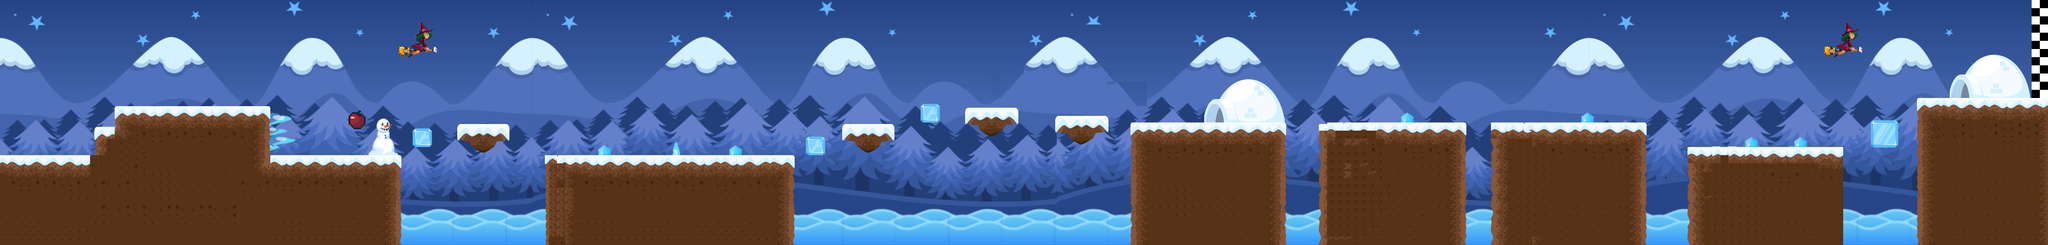

The image is a tile-based game level rendered from a .tmx file. Its description and source (layers, tilesets, objects; grid data summarised) follow:
An orthogonal 250x30 tile map with 16x16 px tiles, 4 tile layers (Background, Sea, Spikes, Ground), 6 tilesets and 54 objects.

<map version="1.4" tiledversion="1.4.3" orientation="orthogonal" renderorder="right-down" width="250" height="30" tilewidth="16" tileheight="16" infinite="0" nextlayerid="20" nextobjectid="347">
 <tileset firstgid="1" source="tilesets/u1jZnO.tsx" />
 <tileset firstgid="4201" source="tilesets/BG.tsx" />
 <tileset firstgid="5162" source="tilesets/Christmas.tsx" />
 <tileset firstgid="6667" source="tilesets/try.tsx" />
 <tileset firstgid="12827" source="tilesets/tileset.tsx" />
 <tileset firstgid="13987" name="d6t9hjj-c3db12c0-0e29-4b3b-a14b-5fcb16ed1e77" tilewidth="16" tileheight="16" tilecount="2160" columns="36">
  <image source="tilesets/d6t9hjj-c3db12c0-0e29-4b3b-a14b-5fcb16ed1e77.png" width="576" height="960" />
 </tileset>
 <layer id="12" name="Background" width="250" height="30" locked="1">
  <data>[7500 cells, 7500 non-empty, 1950 distinct tile ids]</data>
 </layer>
 <layer id="2" name="Sea" width="250" height="30">
  <data>[7500 cells, 860 non-empty, 215 distinct tile ids]</data>
 </layer>
 <layer id="6" name="Spikes" width="250" height="30">
  <data>[7500 cells, 332 non-empty, 206 distinct tile ids]</data>
 </layer>
 <layer id="3" name="Ground" width="250" height="30">
  <data>[7500 cells, 2722 non-empty, 170 distinct tile ids]</data>
 </layer>
 <objectgroup id="13" name="Boundiries">
  <object id="306" x="-1.33333" y="-8" width="6.66667" height="488" />
  <object id="307" x="4" y="4" width="3996" />
  <object id="308" x="4000" y="-5.33333" width="2.66667" height="204" />
 </objectgroup>
 <objectgroup id="7" name="Ground">
  <object id="280" x="4" y="302.333" width="221.333" height="177.667" />
  <object id="281" x="228.692" y="212.642" width="294.692" height="262.631" rotation="0.016634" />
  <object id="282" x="576.667" y="303.333" width="205.333" height="176" />
  <object id="284" x="886.667" y="237.333" width="110.666" height="64" />
  <object id="285" x="1065" y="302.667" width="487" height="176" />
  <object id="288" x="1646" y="242" width="102.666" height="61.3333" />
  <object id="289" x="1881.33" y="212.333" width="109.999" height="62.6667" />
  <object id="290" x="2061.33" y="223.333" width="102.666" height="62.6667" />
  <object id="291" x="2208.67" y="240" width="299.666" height="238.667" />
  <object id="293" x="2572" y="238" width="290" height="241.334" />
  <object id="295" x="2915.67" y="238.666" width="300" height="237.334" />
  <object id="297" x="3289.67" y="286.666" width="311" height="190.667" />
  <object id="298" x="3649" y="235" width="63" height="54.0003" />
  <object id="299" x="3746" y="194" width="256" height="286.667" />
  <object id="330" x="807" y="251" width="38" height="38" />
  <object id="331" x="1796" y="205" width="41" height="36" />
  <object id="332" x="1575" y="264" width="34" height="41" />
  <object id="345" x="185" y="249" width="41" height="53" />
 </objectgroup>
 <objectgroup id="9" name="Door">
  <object id="278" x="2355" y="83.667" width="154.333" height="151" />
  <object id="279" x="3808" y="88" width="154.333" height="103" />
 </objectgroup>
 <objectgroup id="8" name="Spikes">
  <object id="271" x="528" y="221.333" width="46.6667" height="85.3333" />
  <object id="273" x="1167.66" y="280.333" width="25" height="23" />
  <object id="274" x="1310.34" y="276.333" width="19.3333" height="28" />
  <object id="275" x="1425.66" y="283.667" width="25" height="20.3333" />
  <object id="276" x="2735.34" y="218.667" width="29" height="19.3333" />
  <object id="277" x="3086.33" y="217.333" width="28" height="18.3333" />
  <object id="339" x="3407" y="266" width="29" height="18" />
  <object id="341" x="3505" y="264" width="22" height="22" />
 </objectgroup>
 <objectgroup id="14" name="Sea">
  <object id="300" x="782.667" y="410.667" width="283.5" height="65.3333" />
  <object id="301" x="1558.67" y="404.667" width="646.667" height="73.3333" />
  <object id="302" x="2507" y="407.333" width="66" height="69.3333" />
  <object id="303" x="2865.33" y="410" width="50.667" height="70.6666" />
  <object id="304" x="3216" y="408.667" width="87.333" height="72" />
  <object id="305" x="3601.33" y="408.667" width="142.667" height="70.6666" />
 </objectgroup>
 <objectgroup id="5" name="Finish Line">
  <object id="309" x="3971" y="5" width="3" height="188" />
 </objectgroup>
 <objectgroup id="15" name="Enemy Bounds">
  <object id="312" x="2571.67" y="95" height="142" />
  <object id="313" x="2860" y="96" height="141.333" />
  <object id="316" x="519.333" y="64.6667" width="0.666667" height="144.667" />
  <object id="317" x="232" y="50.6667" width="1.33333" height="161.333" />
  <object id="318" x="1996" y="110.333" width="52.6667" />
  <object id="319" x="2001" y="336.333" width="49" height="2" />
  <object id="324" x="1013.33" y="335.667" width="50" height="1.33333" />
  <object id="325" x="1011.33" y="176" width="46" />
  <object id="326" x="3252.67" y="384.667" width="48.6667" height="1.33333" />
  <object id="327" x="3247.67" y="157.333" width="45.3333" height="0.666667" />
 </objectgroup>
 <objectgroup id="16" name="Dragon">
  <object id="314" x="2656" y="206.667" width="30" height="30" />
  <object id="315" x="386" y="175.333" width="32" height="35.3333" />
 </objectgroup>
 <objectgroup id="17" name="BlueDragon">
  <object id="320" x="2003" y="168.333" width="30.6667" height="27.3333" />
  <object id="323" x="1022.67" y="198.667" width="31.3333" height="33.3333" />
  <object id="329" x="3256.67" y="231" width="32.6667" height="32" />
 </objectgroup>
 <objectgroup id="19" name="Fruit">
  <object id="344" x="676" y="209.5" width="40.5" height="46.5" />
 </objectgroup>
</map>
